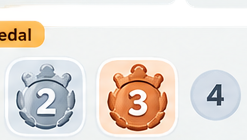
#> input picture crops/_block.png, 247 x 140 px, given in place of UI Icon Atlas.png, which was not available
$ python make_grid.py
#> lines starting #> are read from the running program, lines starting #| are printed output that depends on the picture; pictures that were not available may be replaced by others from this repository, and a replacement may not be noted
# -*- coding: utf-8 -*-
"""วางกริดพิกัดทับ Atlas (เส้นทุก 100px + ตัวเลขกำกับ) เพื่อให้ vision ระบุพิกัดไอคอน"""
from PIL import Image, ImageDraw

SRC = r"D:\40 Year Weston Games\UI Icon Atlas.png"
DST = r"D:\40 Year Weston Games\crops\_grid.png"

img = Image.open(SRC).convert("RGBA")
# พื้นหลังขาว + atlas อยู่บนสุด
bg = Image.new("RGBA", img.size, (255, 255, 255, 255))
#> bg: PIL image 247x140 RGBA; every value is 255
bg.alpha_composite(img)
draw = ImageDraw.Draw(bg)
STEP = 100
for x in range(0, img.width + 1, STEP):
    draw.line([(x, 0), (x, img.height)], fill=(255, 0, 0, 200), width=2)
    draw.text((x + 3, 3), str(x), fill=(200, 0, 0, 255))
for y in range(0, img.height + 1, STEP):
    draw.line([(0, y), (img.width, y)], fill=(255, 0, 0, 200), width=2)
    draw.text((3, y + 3), str(y), fill=(200, 0, 0, 255))
bg.convert("RGB").save(DST)
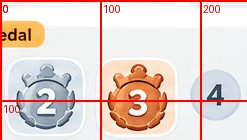
#> saved as _grid.png: PIL image 247x140 RGB; mean R, G, B 231.4, 209.8, 203.7
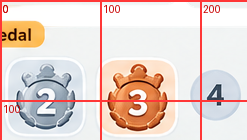
#> bg: PIL image 247x140 RGBA; mean R, G, B, A 231.4, 209.8, 203.7, 252.1; transparent parts drawn white
print("saved", DST, bg.size)
#| saved D:\40 Year Weston Games\crops\_grid.png (247, 140)

$ run again, on crops/_bmi_cand.png
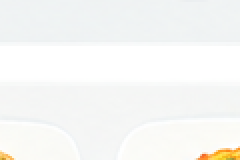
#> input picture crops/_bmi_cand.png, 120 x 80 px, given in place of UI Icon Atlas.png, which was not available (shown 2 times larger)
#> `bg.convert("RGB").save(DST)`:
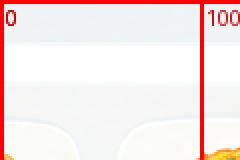
#> saved as _grid.png: PIL image 120x80 RGB (shown 2 times larger); mean R, G, B 247.2, 231.7, 229.8
#> `bg.convert("RGB").save(DST)`:
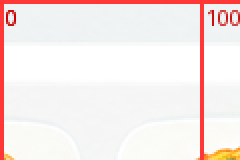
#> bg: PIL image 120x80 RGBA (shown 2 times larger); mean R, G, B, A 247.2, 231.7, 229.8, 251.8; transparent parts drawn white
#| saved D:\40 Year Weston Games\crops\_grid.png (120, 80)

$ run again, on crops/_medals4.png
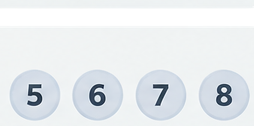
#> input picture crops/_medals4.png, 254 x 126 px, given in place of UI Icon Atlas.png, which was not available
#> `bg.convert("RGB").save(DST)`:
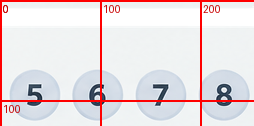
#> saved as _grid.png: PIL image 254x126 RGB; mean R, G, B 232.4, 221.5, 224.2
#> `bg.convert("RGB").save(DST)`:
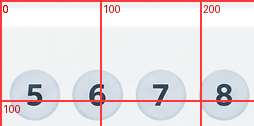
#> bg: PIL image 254x126 RGBA; mean R, G, B, A 232.4, 221.5, 224.2, 252; transparent parts drawn white
#| saved D:\40 Year Weston Games\crops\_grid.png (254, 126)
